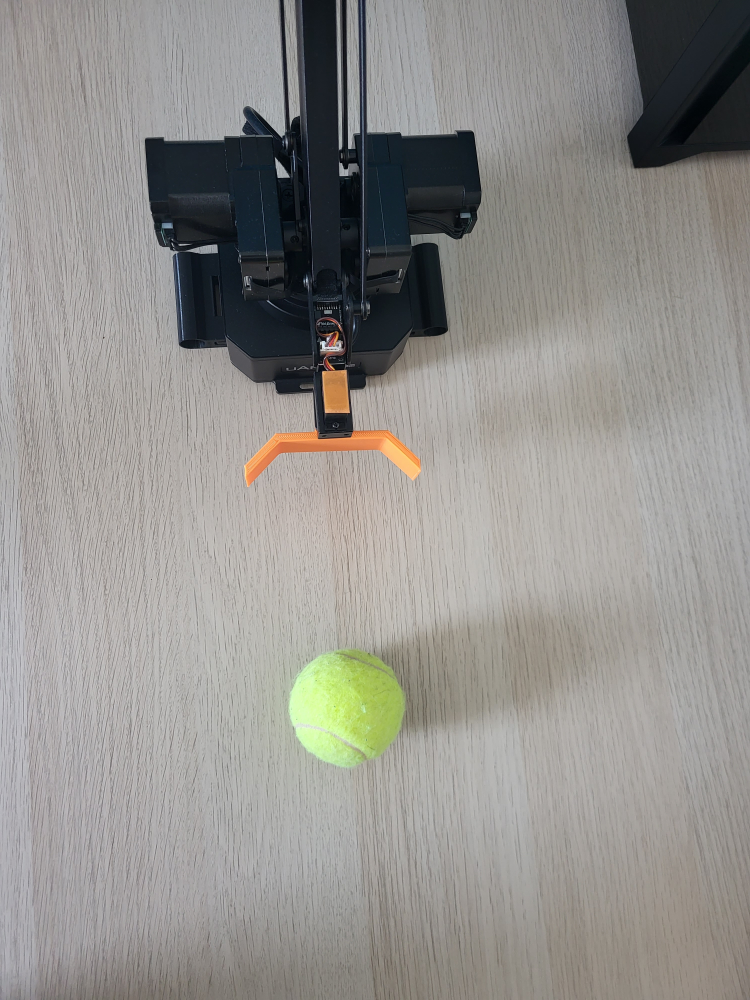
#> input picture Images/arm + ball.jpg, 3000 x 4000 px, given in place of the camera (shown at 1/4 size)
$ python old.py
#> lines starting #> are read from the running program, lines starting #| are printed output that depends on the picture; after the words box and inside, x2 and y2 are one past the last pixel; in counts of white or black regions, pixels touching at a corner belong together
import json
import numpy as np
import cv2 as cv


def bound_arrays(params):
    lower_bound = np.array([params["hueLow"], params["satLow"], params["valLow"]])
    upper_bound = np.array([params["hueHigh"], params["satHigh"], params["valHigh"]])

    return lower_bound, upper_bound


cap = cv.VideoCapture(0)
if not cap.isOpened():
    print("Cannot open camera")
    exit()

with open("settings.json", "r") as read_file:
#> (reads settings.json from the repository)
    j_data = json.load(read_file)

    lower_scooper, upper_scooper = bound_arrays(j_data["Scooper"])
    lower_tennis, upper_tennis = bound_arrays(j_data["TennisBall"])
    # lower_ping_pong, upper_ping_pong = bound_arrays(param_ping_pong)


while True:
    ret, frame = cap.read()
#> frame is the input picture: shape (4000, 3000, 3); mean B, G, R 140.9, 144.7, 146.6
    # if frame is read correctly ret is True
    if not ret:
        print("Can't receive frame, exiting ...")
        break

    # Create different frames here
    frameHSV = cv.cvtColor(frame, cv.COLOR_BGR2HSV)
#> frameHSV: shape (4000, 3000, 3); mean H, S, V 46.1, 24.1, 149

    mask_scooper = cv.inRange(frameHSV, lower_scooper, upper_scooper)
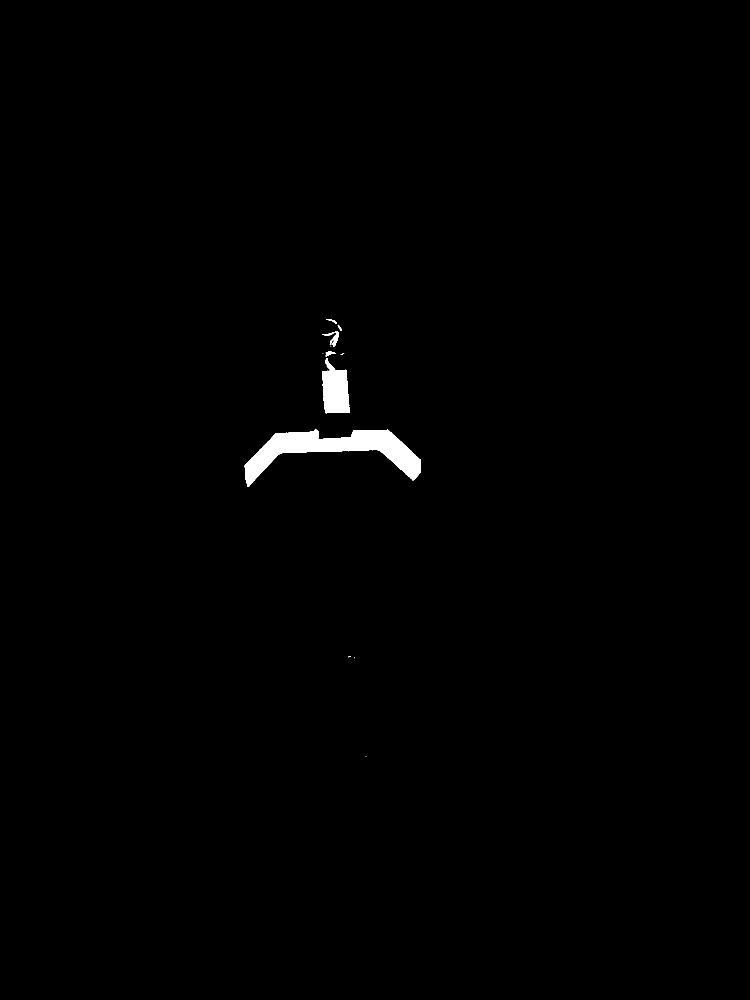
#> mask_scooper: shape (4000, 3000) (shown at 1/4 size); 0.65% white; 27 white regions (18 under 20 px), largest, box (x1, y1, x2, y2) and area: (978, 1716, 1684, 1948) 58503, (1288, 1433, 1400, 1653) 17376, (1320, 1325, 1355, 1385) 866
    mask_tennis = cv.inRange(frameHSV, lower_tennis, upper_tennis)
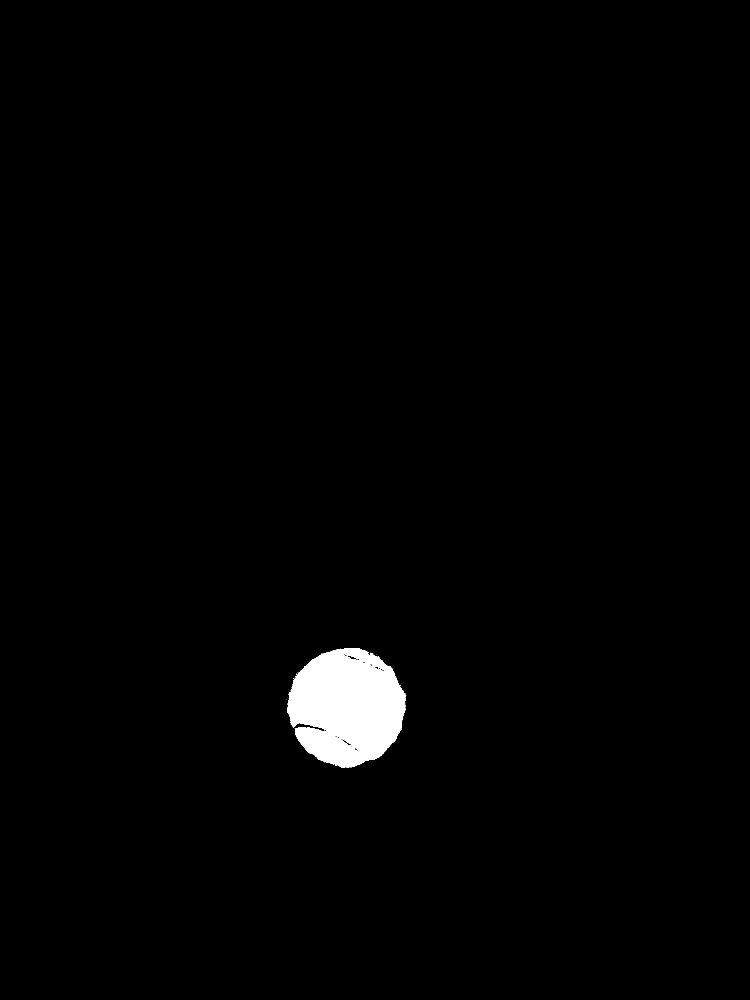
#> mask_tennis: shape (4000, 3000) (shown at 1/4 size); 1.4% white; 21 white regions (20 under 20 px), largest, box (x1, y1, x2, y2) and area: (1148, 2592, 1624, 3072) 168454

    window_scooper = cv.bitwise_and(frame, frame, mask = mask_scooper)
    cv.imshow('Scooper Mask', window_scooper)
    cv.moveWindow('Scooper Mask', 750, 520)

    window_tennis = cv.bitwise_and(frame, frame, mask = mask_tennis)
    cv.imshow('Tennis Mask', window_tennis)
    cv.moveWindow('Tennis Mask', 750, 0)

    cv.imshow('Original', frame)
    cv.moveWindow('Original', 100, 0)


    if cv.waitKey(1) == ord('q'):
#> (key q is pressed here)
        break


# When everything done, release the capture
cap.release()
cv.destroyAllWindows()
